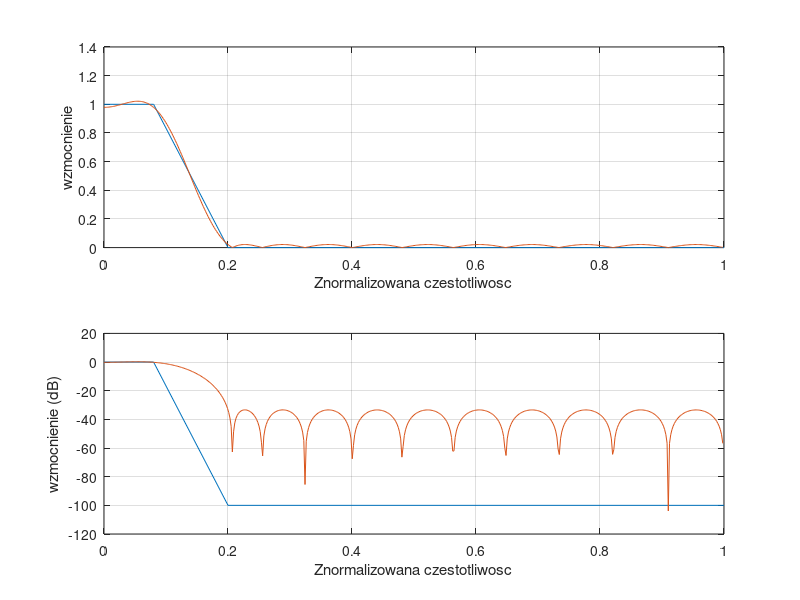

The MATLAB script that drew this image:
pkg signal load
filtord = 25 % Dlugość filtru
Fs = 50; % Częstotliwość próbkowania 50Hz
FNq = Fs/2; % Częstotliwość Nyquista
F1c = 2; % Pasmo przepustowe 0 - 2Hz
F2c = 5; % Pasmo zaporowe 5 Hz ->
F3c = 25; % Pasmo zaporowe <- 25 Hz
f=[0,F1c/FNq,F2c/FNq,F3c/FNq]
m = [ 1 , 1 , 0, 0 ]
freqz ( remez(filtord,f,m) );
[h, w] = freqz ( remez(filtord,f,m) );
subplot(2,1,1);
plot (f, m, '', w/pi, abs (h), '');
xlabel('Znormalizowana czestotliwosc')
ylabel('wzmocnienie')
grid on
subplot(2,1,2);
plot(f,20*log10(m+1e-5),'', w/pi,20*log10(abs(h)),'');
xlabel('Znormalizowana czestotliwosc')
ylabel('wzmocnienie (dB)')
grid on
